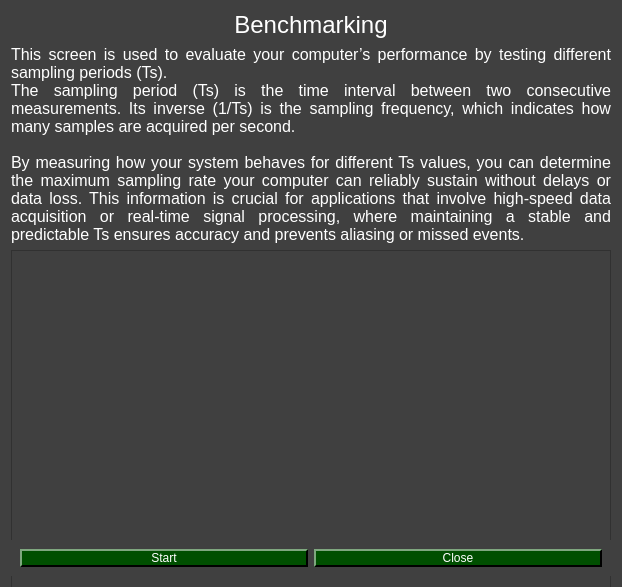
<?xml version="1.0" encoding="UTF-8"?>
<ui version="4.0">
 <class>Form</class>
 <widget class="QWidget" name="Form">
  <property name="geometry">
   <rect>
    <x>0</x>
    <y>0</y>
    <width>618</width>
    <height>587</height>
   </rect>
  </property>
  <property name="windowTitle">
   <string>Form</string>
  </property>
  <property name="styleSheet">
   <string notr="true">QWidget{
	background-color: rgb(64, 64, 64);
}

QTabWidget::pane { 
   border: 1px solid rgb(166, 166, 166);
}

QTabBar::tab {
  	background-color: rgb(77, 77, 77);
 }

 QTabBar::tab:selected {
  	background-color: rgb(140, 140, 140);
	padding-top: 2px;
	padding-bottom: 2px;
	padding-left: 12px;
	padding-right: 12px;
 }

 QTabBar::tab:selected:hover {
  	background-color: rgb(140, 140, 140);
	padding-top: 2px;
	padding-bottom: 2px;
	padding-left: 12px;
	padding-right: 12px;
 }

 QTabBar::tab:hover {
  	background-color: rgb(109, 109, 109);
	padding-top: 2px;
	padding-bottom: 2px;
	padding-left: 12px;
	padding-right: 12px;
 }

 QTabBar::tab:middle {
	border-right: 1px dashed rgb(166, 166, 166);
	border-left: 1px dashed rgb(166, 166, 166);
	padding-top: 2px;
	padding-bottom: 2px;
	padding-left: 12px;
	padding-right: 12px;
 }

 QTabBar::tab:last {
	border-top-right-radius: 10px;
	padding-top: 2px;
	padding-bottom: 2px;
	padding-left: 12px;
	padding-right: 12px;
 }

 QTabBar::tab:first {
	border-top-left-radius: 10px;
	padding-top: 2px;
	padding-bottom: 2px;
	padding-left: 12px;
	padding-right: 12px;
 }


QComboBox QAbstractItemView {
    background-color: rgb(77, 77, 77);
}

QComboBox QAbstractItemView::item:focus{
    background-color: rgb(140, 140, 140);
}

QDoubleSpinBox{
	background-color: rgb(77, 77, 77);
	
	border-top: 1.5px solid rgb(46, 46, 46);
	border-left: 1.5px solid rgb(46, 46, 46);

	border-bottom: 1.5px solid rgb(166, 166, 166);
	border-right: 1.5px solid rgb(166, 166, 166);
}

QDoubleSpinBox::up-button{
    image: url(:/imgs/imgs/drop_up_arrow.png);
	width: 11px;

	background-color: rgb(0, 79, 0);
	border-top: 1.5px solid rgb(127, 167, 127);
	border-left: 1.5px solid rgb(127, 167, 127);

	border-bottom: 1.5px solid rgb(0, 0, 0);
	border-right: 1.5px solid rgb(0, 0, 0);
}

QDoubleSpinBox::up-button:pressed{
	border: 2px solid rgb(255, 255, 255);
}

QDoubleSpinBox::up-button:hover{
	background-color: rgb(0, 50, 0);
}

QDoubleSpinBox::down-button{
    image: url(:/imgs/imgs/drop_down_arrow.png);
	width: 11px;

	background-color: rgb(0, 79, 0);
	border-top: 1.5px solid rgb(127, 167, 127);
	border-left: 1.5px solid rgb(127, 167, 127);

	border-bottom: 1.5px solid rgb(0, 0, 0);
	border-right: 1.5px solid rgb(0, 0, 0);
}

QDoubleSpinBox::down-button:pressed{
	border: 2px solid rgb(255, 255, 255);
}

QDoubleSpinBox::down-button:hover{
	background-color: rgb(0, 50, 0);
}

QWidget#centralwidget{
	background-color: rgb(64, 64, 64);
}

QWidget{
	color: rgb(255, 255, 255);
}

QComboBox{
	background-color: rgb(77, 77, 77);
	
	border-top: 1.5px solid rgb(46, 46, 46);
	border-left: 1.5px solid rgb(46, 46, 46);

	border-bottom: 1.5px solid rgb(166, 166, 166);
	border-right: 1.5px solid rgb(166, 166, 166);
}


QComboBox::drop-down{
	image: url(:/imgs/imgs/drop_down_arrow.png);
	width: 11px;

	background-color: rgb(0, 79, 0);
	border-top: 2px solid rgb(127, 167, 127);
	border-left: 2px solid rgb(127, 167, 127);

	border-bottom: 2px solid rgb(0, 0, 0);
	border-right: 2px solid rgb(0, 0, 0);
}

QComboBox::drop-down:hover{
	background-color: rgb(0, 50, 0);
}

QComboBox::drop-down:pressed{
	border: 2px solid rgb(255, 255, 255);
}

QPushButton{
	background-color: rgb(0, 79, 0);

	border-top: 1.5px solid rgb(127, 167, 127);
	border-left: 1.5px solid rgb(127, 167, 127);

	border-bottom: 1.5px solid rgb(0, 0, 0);
	border-right: 1.5px solid rgb(0, 0, 0);

	
	font: 12pt &quot;Helvetica&quot;;
	text-align:center;
}

QWidget{
	font: 12pt &quot;Helvetica&quot;;
}

QPushButton:hover{
	background-color: rgb(0, 50, 0);
}

QPushButton:pressed{
	border: 2px solid rgb(255, 255, 255);
}

QLineEdit{
	background-color: rgb(77, 77, 77);
	border-top: 1.5px solid rgb(46, 46, 46);
	border-left: 1.5px solid rgb(46, 46, 46);

	border-bottom: 1.5px solid rgb(166, 166, 166);
	border-right: 1.5px solid rgb(166, 166, 166);
}

QRadioButton::indicator{
	border-radius: 6px;
	border-top: 1.5px solid rgb(0, 0, 0);
	border-left: 1.5px solid rgb(0, 0, 0);

	border-bottom: 1.5px solid rgb(160, 160, 160);
	border-right: 1.5px solid rgb(160, 160, 160);
}

QRadioButton::indicator::checked{
	background-color: white;
}

QRadioButton::indicator::unchecked:hover{
	background-color: #9F9F9F;
}

QRadioButton::indicator::pressed{
	border: 1.5px solid #505050
}

QPushButton#reload_devices{
	image: url(:/imgs/imgs/reload.png);
	width: 11px;
	background-color: rgb(0, 79, 0);

	border-top: 1.5px solid rgb(127, 167, 127);
	border-left: 1.5px solid rgb(127, 167, 127);

	border-bottom: 1.5px solid rgb(0, 0, 0);
	border-right: 1.5px solid rgb(0, 0, 0);

	
	font: 12pt &quot;Helvetica&quot;;
	text-align:center;
}

QPushButton#reload_devices:hover{
	background-color: rgb(0, 50, 0);
}

QPushButton#reload_devices:pressed{
	border: 2px solid rgb(255, 255, 255);
}

QPushButton#logo{
	background-color: rgb(64, 64, 64);
	border: 0px;
}

QPushButton#logo:hover{
	background-color: rgb(166, 166, 166);
	border: 1px solid rgb(190, 190, 190) ;
}

QPushButton#logo:pressed{
	background-color: rgb(166, 166, 166);
	border: 1px solid rgb(255, 255, 255) ;
}

QScrollBar:vertical {
     border: 1px solid rgb(140, 140, 140);
     background: rgb(140, 140, 140);
     width: 17px;
     margin: 17px 0 17px 0;
 }
QScrollBar::handle:vertical {
     background: rgb(0, 79, 0);
     min-height: 20px;
 }
QScrollBar::add-line:vertical {
	image: url(:/imgs/imgs/drop_down_arrow.png);
     border: 1px solid rgb(140, 140, 140);
     background: rgb(0, 79, 0);
     height: 15px;
     subcontrol-position: bottom;
     subcontrol-origin: margin;
 }

QScrollBar::sub-line:vertical {
	image: url(:/imgs/imgs/drop_up_arrow.png);
     border: 1px solid rgb(140, 140, 140);
     background: rgb(0, 79, 0);
     height: 15px;
     subcontrol-position: top;
     subcontrol-origin: margin;
 }

QScrollBar::add-line:vertical:pressed {
    border: 1px solid rgb(255, 255, 255);
	background: rgb(0, 79, 0)
 }

QScrollBar::sub-line:vertical:pressed {
	border: 1px solid rgb(255, 255, 255);
	background: rgb(0, 79, 0)
 }

QScrollBar::add-line:vertical:hover {
     background-color: rgb(0, 50, 0);
 }

QScrollBar::sub-line:vertical:hover {
    background-color: rgb(0, 50, 0);
 }

QScrollBar::handle:vertical:pressed {
    border: 1px solid rgb(255, 255, 255);
	background: rgb(0, 79, 0)
 }

QScrollBar::handle:vertical:hover {
    background-color: rgb(0, 50, 0);
 }

QScrollBar::add-page:vertical, QScrollBar::sub-page:vertical {
     background: none;
 }

QScrollArea{
	border: none;
}
</string>
  </property>
  <layout class="QGridLayout" name="gridLayout">
   <item row="0" column="0">
    <widget class="QLabel" name="label">
     <property name="maximumSize">
      <size>
       <width>16777215</width>
       <height>60</height>
      </size>
     </property>
     <property name="font">
      <font>
       <family>Helvetica</family>
       <pointsize>-1</pointsize>
       <italic>false</italic>
       <bold>false</bold>
      </font>
     </property>
     <property name="styleSheet">
      <string notr="true">font-size: 24px;</string>
     </property>
     <property name="text">
      <string>Benchmarking</string>
     </property>
     <property name="alignment">
      <set>Qt::AlignmentFlag::AlignCenter</set>
     </property>
     <property name="wordWrap">
      <bool>false</bool>
     </property>
    </widget>
   </item>
   <item row="1" column="0">
    <widget class="QLabel" name="label_2">
     <property name="minimumSize">
      <size>
       <width>600</width>
       <height>0</height>
      </size>
     </property>
     <property name="maximumSize">
      <size>
       <width>16777215</width>
       <height>600</height>
      </size>
     </property>
     <property name="font">
      <font>
       <family>Helvetica</family>
       <pointsize>12</pointsize>
       <italic>false</italic>
       <bold>false</bold>
       <underline>false</underline>
       <strikeout>false</strikeout>
       <kerning>true</kerning>
      </font>
     </property>
     <property name="text">
      <string>This screen is used to evaluate your computer’s performance by testing different sampling periods (Ts).
The sampling period (Ts) is the time interval between two consecutive measurements. Its inverse (1/Ts) is the sampling frequency, which indicates how many samples are acquired per second.

By measuring how your system behaves for different Ts values, you can determine the maximum sampling rate your computer can reliably sustain without delays or data loss. This information is crucial for applications that involve high-speed data acquisition or real-time signal processing, where maintaining a stable and predictable Ts ensures accuracy and prevents aliasing or missed events.</string>
     </property>
     <property name="textFormat">
      <enum>Qt::TextFormat::PlainText</enum>
     </property>
     <property name="alignment">
      <set>Qt::AlignmentFlag::AlignJustify|Qt::AlignmentFlag::AlignTop</set>
     </property>
     <property name="wordWrap">
      <bool>true</bool>
     </property>
    </widget>
   </item>
   <item row="2" column="0">
    <widget class="QPlainTextEdit" name="value_beench">
     <property name="minimumSize">
      <size>
       <width>0</width>
       <height>400</height>
      </size>
     </property>
     <property name="maximumSize">
      <size>
       <width>16777215</width>
       <height>400</height>
      </size>
     </property>
    </widget>
   </item>
   <item row="3" column="0">
    <widget class="QWidget" name="widget" native="true">
     <property name="maximumSize">
      <size>
       <width>16777215</width>
       <height>50</height>
      </size>
     </property>
     <layout class="QHBoxLayout" name="horizontalLayout">
      <item>
       <widget class="QPushButton" name="start_button">
        <property name="text">
         <string>Start</string>
        </property>
       </widget>
      </item>
      <item>
       <widget class="QPushButton" name="close_button">
        <property name="text">
         <string>Close</string>
        </property>
       </widget>
      </item>
     </layout>
    </widget>
   </item>
  </layout>
 </widget>
 <resources/>
 <connections/>
</ui>
